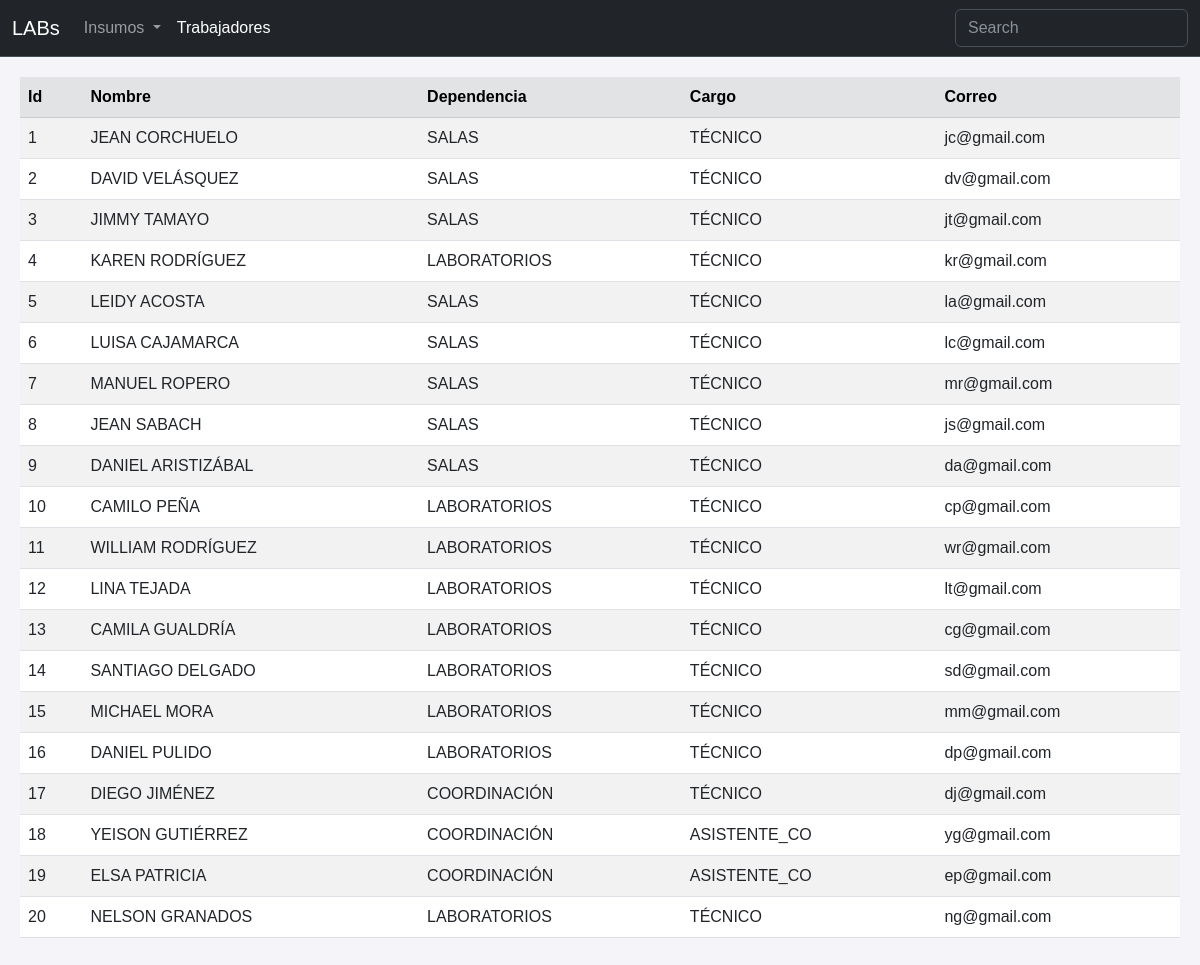
The page /workers on the database its author committed.
### tables this page shows
CREATE TABLE trabajadores (
    Trabajador_id INTEGER PRIMARY KEY,
    Nombre_Apellido TEXT NOT NULL,
    Dependencia TEXT NOT NULL,
    Cargo TEXT NOT NULL,
    Correo TEXT NOT NULL 
);

### app.py (the view)
@app.route('/workers')
def workers():
    conn = sqlite3.connect('inventario.db')
    cursor = conn.cursor()
    workers = cursor.execute('''
    SELECT * FROM trabajadores;
    ''').fetchall()
    conn.close()
    colums_worker = ["id","nombre","dependencia","cargo","correo"]
    workers_dict = [dict(zip(colums_worker, row)) for row in workers]
    return render_template('workers.html', workers=workers_dict)

### templates/workers.html (shortened to what this page needs)
<!DOCTYPE html>
<html>
<head>
    <link rel="stylesheet" href="https://cdn.jsdelivr.net/npm/bootstrap-icons@1.11.3/font/bootstrap-icons.min.css">
    <link href="https://cdn.jsdelivr.net/npm/bootstrap@5.3.0/dist/css/bootstrap.min.css" rel="stylesheet">
    <link href="https://cdn.datatables.net/2.2.1/css/dataTables.dataTables.css" rel="stylesheet">
    <link rel="stylesheet" href="{{ url_for('static', filename='styles.css') }}">
</head>
<body>
    <nav class="navbar navbar-expand-sm bg-dark border-bottom border-body" data-bs-theme="dark">
        <div class="container-fluid">
            <a class="navbar-brand" href="#">LABs</a>
            <div class="collapse navbar-collapse" id="navbarNav">
                <ul class="navbar-nav">
                    <li class="nav-item dropdown">
                        <a class="nav-link dropdown-toggle" href="#" role="button" data-bs-toggle="dropdown" aria-expanded="false">
                            Insumos
                        </a>
                    </li>
                    <li class="nav-item">
                        <a class="nav-link active" aria-current="page" href="#">Trabajadores</a>
                    </li>
                </ul>
                <form class="d-flex ms-auto" role="search">
                    <input class="form-control" id="searchFilter" type="search" placeholder="Search" aria-label="Search">
                </form>
            </div>
        </div>
    </nav>
    <div class="table-responsive">
        <table class="table table-striped table-hover align-middle" id="workers-table">
            <thead class="table-secondary">
                <tr>
                    <th>Id</th>
                    <th>Nombre</th>
                    <th>Dependencia</th>
                    <th>Cargo</th>
                    <th>Correo</th>
                </tr>
            </thead>
            <tbody>
                {% for worker in workers %}
                    <tr>
                        <td>{{ worker.id }}</td>
                        <td>{{ worker.nombre }}</td>
                        <td>{{ worker.dependencia }}</td>
                        <td>{{ worker.cargo }}</td>
                        <td>{{ worker.correo }}</td>
                    </tr>
                {% endfor %}
            </tbody>
        </table>
    </div>
</body>
</html>

### static/styles.css (style rules this page uses)
body { font-family: Arial, sans-serif; background-color: #f4f4f9; color: #333; }
.table-responsive { margin: 20px; }
nav { text-align: center; }

### rows shown on the page
trabajadores: id "1", nombre "JEAN CORCHUELO", dependencia "SALAS", cargo "TÉCNICO", correo "jc@gmail.com"
trabajadores: id "2", nombre "DAVID VELÁSQUEZ", dependencia "SALAS", cargo "TÉCNICO", correo "dv@gmail.com"
trabajadores: id "3", nombre "JIMMY TAMAYO", dependencia "SALAS", cargo "TÉCNICO", correo "jt@gmail.com"
trabajadores: id "4", nombre "KAREN RODRÍGUEZ", dependencia "LABORATORIOS", cargo "TÉCNICO", correo "kr@gmail.com"
trabajadores: id "5", nombre "LEIDY ACOSTA", dependencia "SALAS", cargo "TÉCNICO", correo "la@gmail.com"
trabajadores: id "6", nombre "LUISA CAJAMARCA", dependencia "SALAS", cargo "TÉCNICO", correo "lc@gmail.com"
trabajadores: id "7", nombre "MANUEL ROPERO", dependencia "SALAS", cargo "TÉCNICO", correo "mr@gmail.com"
trabajadores: id "8", nombre "JEAN SABACH", dependencia "SALAS", cargo "TÉCNICO", correo "js@gmail.com"
trabajadores: id "9", nombre "DANIEL ARISTIZÁBAL", dependencia "SALAS", cargo "TÉCNICO", correo "da@gmail.com"
trabajadores: id "10", nombre "CAMILO PEÑA", dependencia "LABORATORIOS", cargo "TÉCNICO", correo "cp@gmail.com"
trabajadores: id "11", nombre "WILLIAM RODRÍGUEZ", dependencia "LABORATORIOS", cargo "TÉCNICO", correo "wr@gmail.com"
trabajadores: id "12", nombre "LINA TEJADA", dependencia "LABORATORIOS", cargo "TÉCNICO", correo "lt@gmail.com"
trabajadores: id "13", nombre "CAMILA GUALDRÍA", dependencia "LABORATORIOS", cargo "TÉCNICO", correo "cg@gmail.com"
trabajadores: id "14", nombre "SANTIAGO DELGADO", dependencia "LABORATORIOS", cargo "TÉCNICO", correo "sd@gmail.com"
trabajadores: id "15", nombre "MICHAEL MORA", dependencia "LABORATORIOS", cargo "TÉCNICO", correo "mm@gmail.com"
trabajadores: id "16", nombre "DANIEL PULIDO", dependencia "LABORATORIOS", cargo "TÉCNICO", correo "dp@gmail.com"
trabajadores: id "17", nombre "DIEGO JIMÉNEZ", dependencia "COORDINACIÓN", cargo "TÉCNICO", correo "dj@gmail.com"
trabajadores: id "18", nombre "YEISON GUTIÉRREZ", dependencia "COORDINACIÓN", cargo "ASISTENTE_CO", correo "yg@gmail.com"
trabajadores: id "19", nombre "ELSA PATRICIA", dependencia "COORDINACIÓN", cargo "ASISTENTE_CO", correo "ep@gmail.com"
trabajadores: id "20", nombre "NELSON GRANADOS", dependencia "LABORATORIOS", cargo "TÉCNICO", correo "ng@gmail.com"
